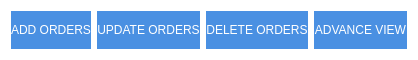
             <widget class="QFrame" name="horizontalFrame">
              <property name="sizePolicy">
               <sizepolicy hsizetype="Preferred" vsizetype="Fixed">
                <horstretch>0</horstretch>
                <verstretch>0</verstretch>
               </sizepolicy>
              </property>
              <property name="maximumSize">
               <size>
                <width>16777215</width>
                <height>60</height>
               </size>
              </property>
              <property name="styleSheet">
               <string notr="true">QFrame{
background-color: rgb(255, 255, 255);
}
QPushButton{
background-color: rgb(74, 144, 226);
border:none;
color: rgb(255, 255, 255);
}
QPushButton:hover{
background-color: rgb(53, 104, 162);
}</string>
              </property>
              <layout class="QHBoxLayout" name="horizontalLayout_26">
               <item>
                <widget class="QPushButton" name="addorders_btn">
                 <property name="sizePolicy">
                  <sizepolicy hsizetype="Preferred" vsizetype="Fixed">
                   <horstretch>0</horstretch>
                   <verstretch>0</verstretch>
                  </sizepolicy>
                 </property>
                 <property name="maximumSize">
                  <size>
                   <width>16777215</width>
                   <height>40</height>
                  </size>
                 </property>
                 <property name="font">
                  <font>
                   <pointsize>9</pointsize>
                  </font>
                 </property>
                 <property name="text">
                  <string>ADD ORDERS</string>
                 </property>
                 <property name="icon">
                  <iconset>
                   <normalon>:/resources/dashboard-icons/add.svg</normalon>
                  </iconset>
                 </property>
                 <property name="iconSize">
                  <size>
                   <width>28</width>
                   <height>28</height>
                  </size>
                 </property>
                </widget>
               </item>
               <item>
                <widget class="QPushButton" name="update_orders_btn">
                 <property name="maximumSize">
                  <size>
                   <width>16777215</width>
                   <height>40</height>
                  </size>
                 </property>
                 <property name="text">
                  <string>UPDATE ORDERS</string>
                 </property>
                 <property name="icon">
                  <iconset>
                   <normalon>:/resources/dashboard-icons/update.svg</normalon>
                  </iconset>
                 </property>
                 <property name="iconSize">
                  <size>
                   <width>28</width>
                   <height>28</height>
                  </size>
                 </property>
                </widget>
               </item>
               <item>
                <widget class="QPushButton" name="delete_orders_btn">
                 <property name="maximumSize">
                  <size>
                   <width>16777215</width>
                   <height>40</height>
                  </size>
                 </property>
                 <property name="text">
                  <string>DELETE ORDERS</string>
                 </property>
                 <property name="icon">
                  <iconset>
                   <normalon>:/resources/dashboard-icons/delete.svg</normalon>
                  </iconset>
                 </property>
                 <property name="iconSize">
                  <size>
                   <width>28</width>
                   <height>28</height>
                  </size>
                 </property>
                </widget>
               </item>
               <item>
                <widget class="QPushButton" name="pushButton_8">
                 <property name="maximumSize">
                  <size>
                   <width>16777215</width>
                   <height>40</height>
                  </size>
                 </property>
                 <property name="text">
                  <string>ADVANCE VIEW</string>
                 </property>
                 <property name="icon">
                  <iconset>
                   <normalon>:/resources/product-icons/advance_view.svg</normalon>
                  </iconset>
                 </property>
                 <property name="iconSize">
                  <size>
                   <width>28</width>
                   <height>28</height>
                  </size>
                 </property>
                </widget>
               </item>
              </layout>
             </widget>
